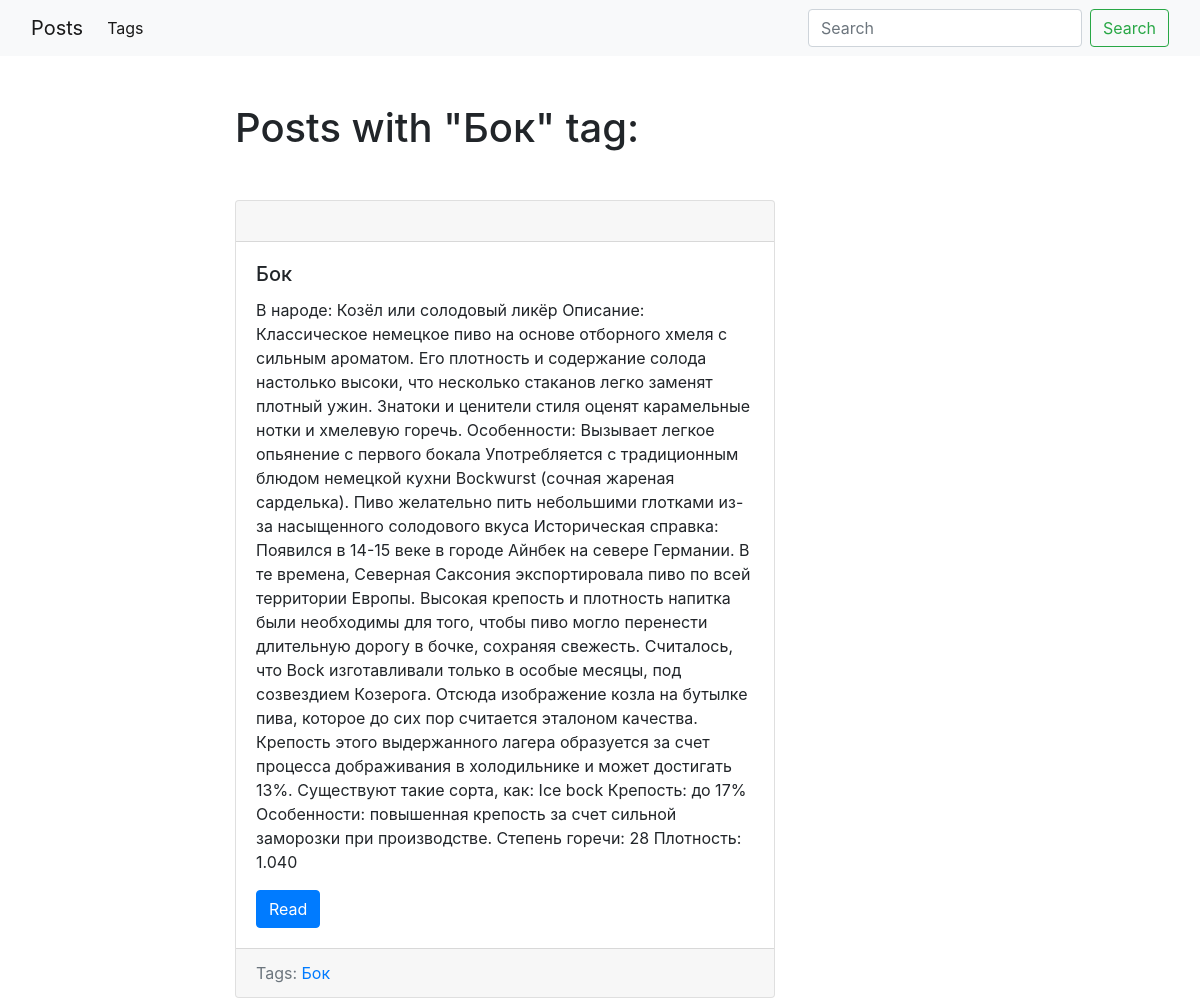
Screenshot of /blog/tags/бок/ with the database file from the repository.
### blog/models.py (models this page shows, shortened)
class Tag(models.Model):
    title = models.CharField(max_length=50)
    slug = models.CharField(max_length=50, unique=True)
    def get_absolute_url(self):
        return reverse('tag_detail_url', kwargs={'slug': self.slug})

class Post(models.Model):
    title = models.CharField(max_length=150, db_index=True)
    slug = models.SlugField(max_length=150, blank=True, unique=True)
    body = models.TextField(blank=True, db_index=True)
    tags = models.ManyToManyField('Tag', blank=True, related_name='posts')
    date_pub = models.DateTimeField(auto_now_add=True)
    def get_absolute_url(self):
        return reverse('post_detail_url', kwargs={'slug': self.slug})

### blog/views.py (the view)
# urls.py: path('tags/<str:slug>/', TagDetail.as_view(), name='tag_detail_url'),
class TagDetail(ObjectDetailMixin, View):
    model = Tag
    template = 'blog/tag_detail.html'

### blog/utils.py (called while the page is built)
    def get(self, request, slug):
        obj = get_object_or_404(self.model, slug__iexact=slug)
        return render(request, self.template, context={self.model.__name__.lower(): obj, 'admin_object': obj, 'landa': True})

### blog/templates/blog/tag_detail.html (shortened to what this page needs)
{% extends 'blog/base.html' %}
{% block content %}
    <h1 class="mb-5">Posts with "{{ tag.title|title }}" tag:</h1>
    {% for post in tag.posts.all %}
        {% include 'blog/includes/post_card_template.html' %}
    {% endfor %}
{% endblock %}

### blog/templates/blog/includes/post_card_template.html (shortened to what this page needs)
<div class="card md-4">
    <div class="card-header">
    </div>
        <div class="card-body">
            <h5 class="card-title">{{ post.title }}</h5>
            <p class="card-text">{{ post.body }}</p>
            <a href="{{ post.get_absolute_url }}" class="btn btn-primary">Read</a>
        </div>
    <div class="card-footer text-muted">
        Tags:
        {% for tag in post.tags.all %}
            <a href="{{ tag.get_absolute_url }}">{{ tag.title }}</a>
        {% endfor %}
    </div>
</div>

### rows the page displays
Tag: title "Бок"
Post: title "Бок", body "В народе: Козёл или солодовый ликёр Описание: Классическое немецкое пиво на основе отборного хмеля с сильным ароматом. Его плотность и содержание солода настолько высоки, что несколько стаканов легко заменят плотный ужин. Знатоки и ценители стиля оценят карамельные нотки и хмелевую горечь. Особенности: Вызывает легкое опьянение с первого бокала Употребляется с традиционным блюдом немецкой кухни Bockwurst (сочная жареная сарделька). Пиво желательно пить небольшими глотками из-за насыщенного солодового вкуса Историческая справка: Появился в 14-15 веке в городе Айнбек на севере Германии. В те времена, Северная Саксония экспортировала пиво по всей территории Европы. Высокая крепость и плотность…"
